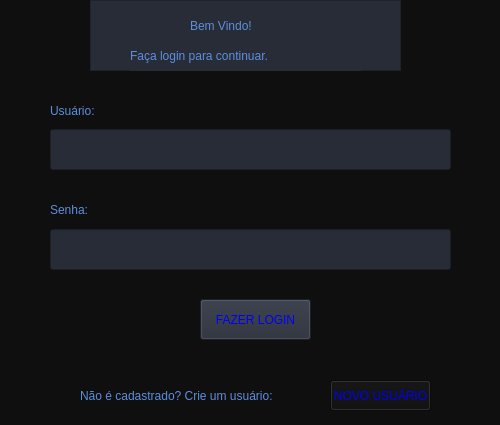
<?xml version="1.0" encoding="UTF-8"?>
<ui version="4.0">
 <class>dialog</class>
 <widget class="QDialog" name="dialog">
  <property name="geometry">
   <rect>
    <x>0</x>
    <y>0</y>
    <width>500</width>
    <height>425</height>
   </rect>
  </property>
  <property name="windowTitle">
   <string>Login</string>
  </property>
  <property name="styleSheet">
   <string notr="true">background-color: rgb(15, 15, 15);
color: rgb(255, 255, 255);
font: 87 7pt &quot;Arial Black&quot;;</string>
  </property>
  <widget class="QDialogButtonBox" name="buttonBox">
   <property name="geometry">
    <rect>
     <x>10</x>
     <y>600</y>
     <width>461</width>
     <height>32</height>
    </rect>
   </property>
   <property name="orientation">
    <enum>Qt::Horizontal</enum>
   </property>
   <property name="standardButtons">
    <set>QDialogButtonBox::Cancel|QDialogButtonBox::Ok</set>
   </property>
  </widget>
  <widget class="QPushButton" name="Button_login">
   <property name="geometry">
    <rect>
     <x>200</x>
     <y>299</y>
     <width>111</width>
     <height>41</height>
    </rect>
   </property>
   <property name="styleSheet">
    <string notr="true">background-color: rgb(39,44,55);
color: rgb(0,0,245);
font: 87 10pt &quot;Arial Black&quot;;</string>
   </property>
   <property name="text">
    <string>FAZER LOGIN</string>
   </property>
  </widget>
  <widget class="QPushButton" name="Button_registro">
   <property name="geometry">
    <rect>
     <x>330</x>
     <y>380</y>
     <width>101</width>
     <height>31</height>
    </rect>
   </property>
   <property name="styleSheet">
    <string notr="true">color: rgb(0,0,245);
background-color: rgb(15, 15, 15);
font: 87 8pt &quot;Arial Black&quot;;</string>
   </property>
   <property name="text">
    <string>NOVO USUÁRIO</string>
   </property>
  </widget>
  <widget class="QLabel" name="label_4">
   <property name="geometry">
    <rect>
     <x>80</x>
     <y>380</y>
     <width>241</width>
     <height>31</height>
    </rect>
   </property>
   <property name="styleSheet">
    <string notr="true">background-color: rgb(15, 15, 15);
font: 87 9pt &quot;Arial Black&quot;;
color: rgb(94,141,222);</string>
   </property>
   <property name="text">
    <string>Não é cadastrado? Crie um usuário:</string>
   </property>
  </widget>
  <widget class="QLineEdit" name="lineEdit">
   <property name="geometry">
    <rect>
     <x>50</x>
     <y>129</y>
     <width>401</width>
     <height>41</height>
    </rect>
   </property>
   <property name="styleSheet">
    <string notr="true">background-color: rgb(39,44,55);
font: 87 9pt &quot;Arial Black&quot;;</string>
   </property>
   <property name="inputMask">
    <string/>
   </property>
  </widget>
  <widget class="QLineEdit" name="lineEdit_2">
   <property name="geometry">
    <rect>
     <x>50</x>
     <y>229</y>
     <width>401</width>
     <height>41</height>
    </rect>
   </property>
   <property name="styleSheet">
    <string notr="true">background-color: rgb(39,44,55);
font: 87 9pt &quot;Arial Black&quot;;</string>
   </property>
   <property name="inputMethodHints">
    <set>Qt::ImhHiddenText|Qt::ImhNoAutoUppercase|Qt::ImhNoPredictiveText|Qt::ImhSensitiveData</set>
   </property>
   <property name="inputMask">
    <string/>
   </property>
   <property name="text">
    <string/>
   </property>
   <property name="echoMode">
    <enum>QLineEdit::Password</enum>
   </property>
  </widget>
  <widget class="QLabel" name="label_5">
   <property name="geometry">
    <rect>
     <x>50</x>
     <y>100</y>
     <width>71</width>
     <height>21</height>
    </rect>
   </property>
   <property name="styleSheet">
    <string notr="true">background-color: rgb(15, 15, 15);
font: 87 11pt &quot;Arial Black&quot;;
color: rgb(94,141,222);</string>
   </property>
   <property name="text">
    <string>Usuário:</string>
   </property>
  </widget>
  <widget class="QLabel" name="label_6">
   <property name="geometry">
    <rect>
     <x>50</x>
     <y>199</y>
     <width>61</width>
     <height>21</height>
    </rect>
   </property>
   <property name="styleSheet">
    <string notr="true">background-color: rgb(15, 15, 15);
font: 87 11pt &quot;Arial Black&quot;;
color: rgb(94,141,222);</string>
   </property>
   <property name="text">
    <string>Senha:</string>
   </property>
  </widget>
  <widget class="QFrame" name="frame">
   <property name="geometry">
    <rect>
     <x>90</x>
     <y>0</y>
     <width>311</width>
     <height>71</height>
    </rect>
   </property>
   <property name="styleSheet">
    <string notr="true">background-color: rgb(39,44,55);</string>
   </property>
   <property name="frameShape">
    <enum>QFrame::StyledPanel</enum>
   </property>
   <property name="frameShadow">
    <enum>QFrame::Raised</enum>
   </property>
   <widget class="QLabel" name="label_7">
    <property name="geometry">
     <rect>
      <x>100</x>
      <y>10</y>
      <width>111</width>
      <height>31</height>
     </rect>
    </property>
    <property name="styleSheet">
     <string notr="true">background-color: rgb(39,44,55);
color: rgb(94,141,222);
font: 87 12pt &quot;Arial Black&quot;;</string>
    </property>
    <property name="text">
     <string>Bem Vindo!</string>
    </property>
   </widget>
   <widget class="QLabel" name="label_3">
    <property name="geometry">
     <rect>
      <x>40</x>
      <y>40</y>
      <width>231</width>
      <height>31</height>
     </rect>
    </property>
    <property name="styleSheet">
     <string notr="true">background-color: rgb(39,44,55);
color: rgb(94,141,222);
font: 87 12pt &quot;Arial Black&quot;;</string>
    </property>
    <property name="text">
     <string>Faça login para continuar.</string>
    </property>
   </widget>
  </widget>
 </widget>
 <resources/>
 <connections>
  <connection>
   <sender>buttonBox</sender>
   <signal>accepted()</signal>
   <receiver>dialog</receiver>
   <slot>accept()</slot>
   <hints>
    <hint type="sourcelabel">
     <x>248</x>
     <y>254</y>
    </hint>
    <hint type="destinationlabel">
     <x>157</x>
     <y>274</y>
    </hint>
   </hints>
  </connection>
  <connection>
   <sender>buttonBox</sender>
   <signal>rejected()</signal>
   <receiver>dialog</receiver>
   <slot>reject()</slot>
   <hints>
    <hint type="sourcelabel">
     <x>316</x>
     <y>260</y>
    </hint>
    <hint type="destinationlabel">
     <x>286</x>
     <y>274</y>
    </hint>
   </hints>
  </connection>
 </connections>
</ui>
